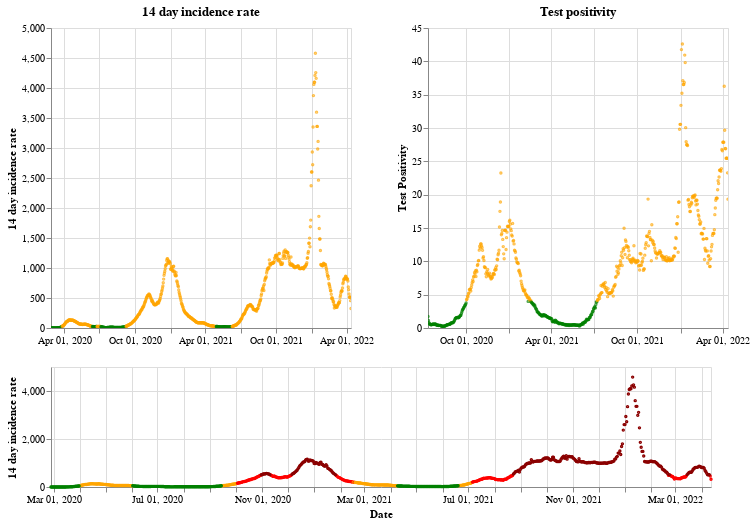

The notebook cell saved with this chart:
### Markdown cell above
## Wales

### Code cell
plot_traffic_light('Wales')

### Figure 1 — Vega-Lite specification as saved in the notebook (floating-point values rounded to 4 significant figures; data arrays with more than 128 entries replaced by an {"elided": "..."} marker saying what was removed)
{"config": {"view": {"continuousWidth": 400, "continuousHeight": 300}}, "vconcat": [{"hconcat": [{"mark": {"type": "point", "size": 2}, "encoding": {"color": {"condition": {"value": "green", "test": "(datum.twoWeeklyCasesRate <= 25)"}, "value": "orange"}, "tooltip": [{"type": "nominal", "field": "areaName"}, {"type": "temporal", "field": "date"}, {"type": "quantitative", "field": "twoWeeklyCasesRate"}, {"type": "quantitative", "field": "testPositivity"}], "x": {"type": "temporal", "axis": {"title": ""}, "field": "date", "scale": {"domain": {"selection": "DateBrush"}}, "timeUnit": "yearmonthdate"}, "y": {"type": "quantitative", "axis": {"title": "14 day incidence rate"}, "field": "twoWeeklyCasesRate"}}, "title": "14 day incidence rate", "width": 300}, {"mark": {"type": "point", "size": 2}, "encoding": {"color": {"condition": {"value": "green", "test": "(datum.testPositivity <= 4)"}, "value": "orange"}, "tooltip": [{"type": "nominal", "field": "areaName"}, {"type": "temporal", "field": "date"}, {"type": "quantitative", "field": "twoWeeklyCasesRate"}, {"type": "quantitative", "field": "testPositivity"}], "x": {"type": "temporal", "axis": {"title": ""}, "field": "date", "scale": {"domain": {"selection": "DateBrush"}}, "timeUnit": "yearmonthdate"}, "y": {"type": "quantitative", "axis": {"title": "Test Positivity"}, "field": "testPositivity"}}, "title": "Test positivity", "width": 300}]}, {"layer": [{"mark": {"type": "point", "size": 2}, "encoding": {"color": {"condition": {"value": "orange", "test": "(((datum.testPositivity < 4) && (datum.twoWeeklyCasesRate >= 50)) && (datum.twoWeeklyCasesRate < 200))"}, "value": "red"}, "opacity": {"condition": {"value": 1, "test": "((datum.twoWeeklyCasesRate >= 50) && (datum.twoWeeklyCasesRate < 500))"}, "value": 0}, "tooltip": [{"type": "nominal", "field": "areaName"}, {"type": "temporal", "field": "date"}, {"type": "quantitative", "field": "twoWeeklyCasesRate"}, {"type": "quantitative", "field": "testPositivity"}], "x": {"type": "temporal", "axis": {"title": "Date"}, "field": "date", "timeUnit": "yearmonthdate"}, "y": {"type": "quantitative", "axis": {"title": "14 day incidence rate"}, "field": "twoWeeklyCasesRate"}}, "selection": {"DateBrush": {"type": "interval", "encodings": ["x"], "fields": ["Time"]}}}, {"mark": {"type": "point", "size": 2}, "encoding": {"color": {"value": "darkred"}, "opacity": {"condition": {"value": 1, "test": "(datum.twoWeeklyCasesRate >= 500)"}, "value": 0}, "tooltip": [{"type": "nominal", "field": "areaName"}, {"type": "temporal", "field": "date"}, {"type": "quantitative", "field": "twoWeeklyCasesRate"}, {"type": "quantitative", "field": "testPositivity"}], "x": {"type": "temporal", "axis": {"title": "Date"}, "field": "date", "timeUnit": "yearmonthdate"}, "y": {"type": "quantitative", "axis": {"title": "14 day incidence rate"}, "field": "twoWeeklyCasesRate"}}}, {"mark": {"type": "point", "size": 2}, "encoding": {"color": {"condition": {"value": "green", "test": "((datum.testPositivity < 4) && (datum.twoWeeklyCasesRate < 50))"}, "value": "orange"}, "opacity": {"condition": {"value": 1, "test": "(datum.twoWeeklyCasesRate < 50)"}, "value": 0}, "tooltip": [{"type": "nominal", "field": "areaName"}, {"type": "temporal", "field": "date"}, {"type": "quantitative", "field": "twoWeeklyCasesRate"}, {"type": "quantitative", "field": "testPositivity"}], "x": {"type": "temporal", "axis": {"title": "Date"}, "field": "date", "timeUnit": "yearmonthdate"}, "y": {"type": "quantitative", "axis": {"title": "14 day incidence rate"}, "field": "twoWeeklyCasesRate"}}}], "height": 120, "width": 660}], "data": {"name": "data-f25f4ce7af0acbbc1458487a4ac28af6"}, "$schema": "https://vega.github.io/schema/vega-lite/v4.8.1.json", "datasets": {"data-f25f4ce7af0acbbc1458487a4ac28af6": {"elided": "776 records"}}}
